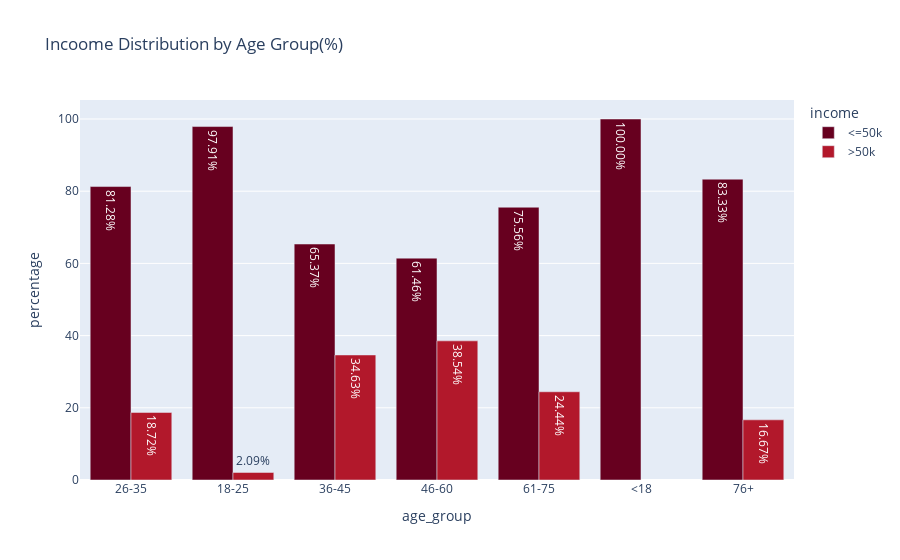

Notebook cell for this chart:
### Code cell
fig = px.bar(
    adult_df_income_age,
    x = 'age_group',
    y = 'percentage',
    color = 'income',
    title='Incoome Distribution by Age Group(%)',
    barmode='group',
    color_discrete_sequence=px.colors.sequential.RdBu,
    text='percentage'
)
fig.update_traces(texttemplate = '%{text:.2f}%')
fig.show()

### Figure 1 — Plotly figure (JSON) as saved in the notebook; plotly's stock layout.template omitted (floating-point values rounded to 4 significant figures)
{"data": [{"alignmentgroup": "True", "hovertemplate": "income=<=50k<br>age_group=%{x}<br>percentage=%{text}<extra></extra>", "legendgroup": "<=50k", "marker": {"color": "rgb(103,0,31)", "pattern": {"shape": ""}}, "name": "<=50k", "offsetgroup": "<=50k", "orientation": "v", "showlegend": true, "text": [81.28, 97.91, 65.37, 61.46, 75.56, 100, 83.33], "textposition": "auto", "texttemplate": "%{text:.2f}%", "type": "bar", "x": ["26-35", "18-25", "36-45", "46-60", "61-75", "<18", "76+"], "xaxis": "x", "y": [81.28, 97.91, 65.37, 61.46, 75.56, 100, 83.33], "yaxis": "y"}, {"alignmentgroup": "True", "hovertemplate": "income=>50k<br>age_group=%{x}<br>percentage=%{text}<extra></extra>", "legendgroup": ">50k", "marker": {"color": "rgb(178,24,43)", "pattern": {"shape": ""}}, "name": ">50k", "offsetgroup": ">50k", "orientation": "v", "showlegend": true, "text": [38.54, 34.63, 18.72, 24.44, 2.093, 16.67], "textposition": "auto", "texttemplate": "%{text:.2f}%", "type": "bar", "x": ["46-60", "36-45", "26-35", "61-75", "18-25", "76+"], "xaxis": "x", "y": [38.54, 34.63, 18.72, 24.44, 2.093, 16.67], "yaxis": "y"}], "layout": {"autosize": true, "barmode": "group", "legend": {"title": {"text": "income"}, "tracegroupgap": 0}, "title": {"text": "Incoome Distribution by Age Group(%)"}, "xaxis": {"anchor": "y", "autorange": true, "domain": [0, 1], "range": [-0.5, 6.5], "title": {"text": "age_group"}, "type": "category"}, "yaxis": {"anchor": "x", "autorange": true, "domain": [0, 1], "range": [0, 105.3], "title": {"text": "percentage"}, "type": "linear"}}}
